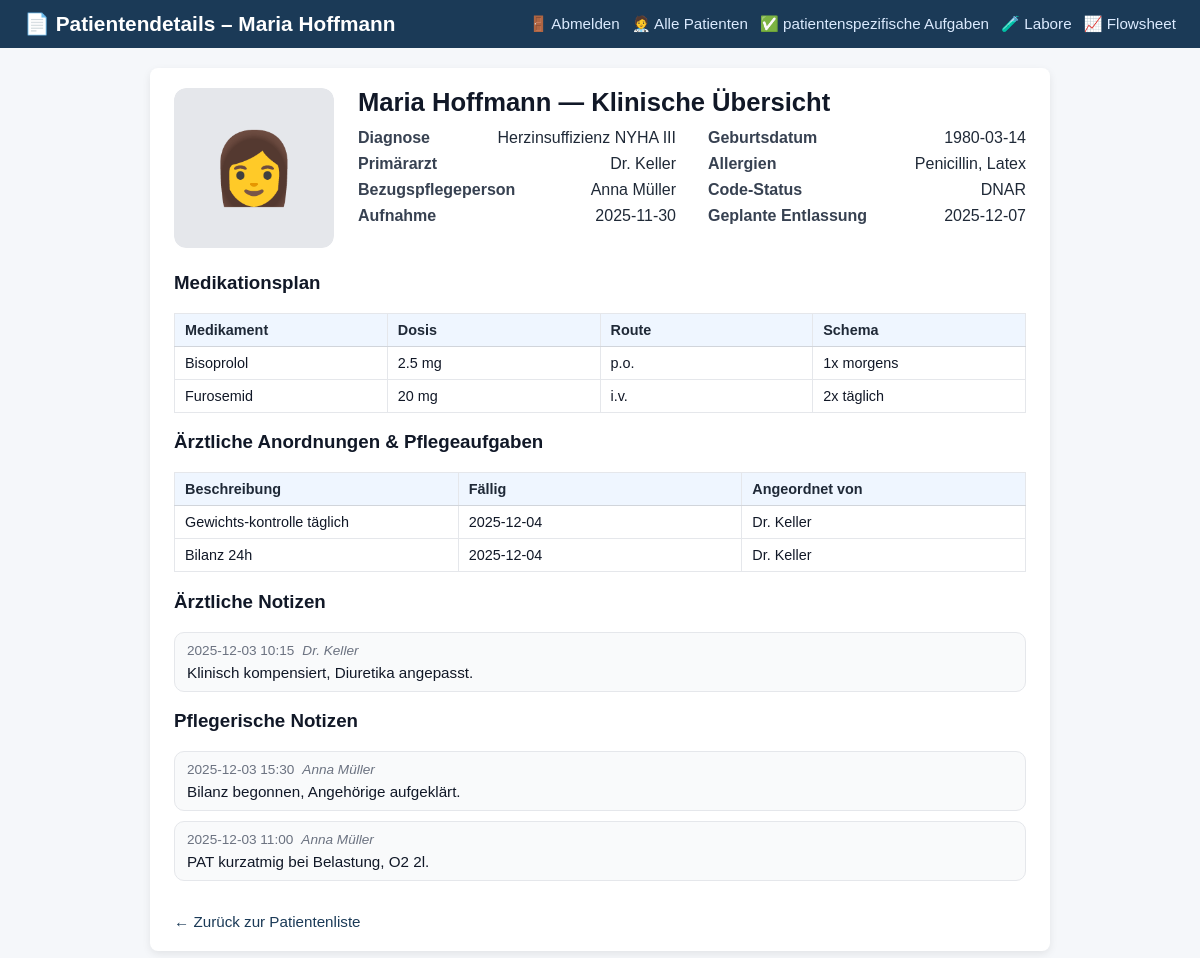
/patient/1, run on the app's committed database.
### tables this page shows
CREATE TABLE patients (
    id INTEGER PRIMARY KEY AUTOINCREMENT,
    patient_identifier TEXT NOT NULL,
    name TEXT NOT NULL,
    gender TEXT,
    dob TEXT,
    room TEXT,
    diagnosis TEXT,
    bezugspflege_id INTEGER,
    allergies TEXT,
    code_status TEXT,
    admission_date TEXT,
    expected_discharge TEXT,
    primary_doctor TEXT,
    photo_filename TEXT,
    FOREIGN KEY (bezugspflege_id) REFERENCES nurses(id)
);

CREATE TABLE nurses (
    id INTEGER PRIMARY KEY AUTOINCREMENT,
    name TEXT NOT NULL
);

CREATE TABLE medications (
    id INTEGER PRIMARY KEY AUTOINCREMENT,
    patient_id INTEGER NOT NULL,
    name TEXT NOT NULL,
    dose TEXT,
    route TEXT,
    schedule TEXT,
    next_due TEXT,
    due_time TEXT,
    completed INTEGER DEFAULT 0,
    given INTEGER DEFAULT 0,
    not_given INTEGER DEFAULT 0,
    last_given_by TEXT,
    last_given_at TEXT,
    FOREIGN KEY (patient_id) REFERENCES patients(id)
);

CREATE TABLE orders (
    id INTEGER PRIMARY KEY AUTOINCREMENT,
    patient_id INTEGER NOT NULL,
    description TEXT NOT NULL,
    due_date TEXT,
    due_time TEXT,
    status TEXT,
    ordered_by TEXT,
    type TEXT,
    completed INTEGER DEFAULT 0,
    FOREIGN KEY (patient_id) REFERENCES patients(id)
);

CREATE TABLE doctor_notes (
    id INTEGER PRIMARY KEY AUTOINCREMENT,
    patient_id INTEGER NOT NULL,
    note TEXT NOT NULL,
    created_at TEXT,
    author TEXT,
    FOREIGN KEY (patient_id) REFERENCES patients(id)
);

CREATE TABLE nurse_notes (
    id INTEGER PRIMARY KEY AUTOINCREMENT,
    patient_id INTEGER NOT NULL,
    note TEXT NOT NULL,
    created_at TEXT,
    author TEXT,
    FOREIGN KEY (patient_id) REFERENCES patients(id)
);

### app.py (the view)
@app.route("/patient/<int:patient_id>", methods=["GET", "POST"])
def patient_detail(patient_id):
    conn = get_connection()
    cur = conn.cursor()
    cur.execute("""
        SELECT
            p.id,
            p.patient_identifier,
            p.name,
            p.gender,
            p.dob,
            p.room,
            p.diagnosis,
            p.bezugspflege_id,
            p.allergies,
            p.code_status,
            p.admission_date,
            p.expected_discharge,
            p.primary_doctor,
            p.photo_filename,
            n.name AS bezugspflege_name
        FROM patients p
        LEFT JOIN nurses n ON p.bezugspflege_id = n.id
        WHERE p.id = ?;
    """, (patient_id,))
    patient = cur.fetchone()
    cur.execute("SELECT id, name FROM nurses ORDER BY name;")
    nurses = cur.fetchall()
    cur.execute("""
        SELECT id, name, dose, route, schedule
        FROM medications
        WHERE patient_id = ?
            AND (given IS NULL OR given = 0)
            AND (not_given IS NULL OR not_given = 0)
        ORDER BY name;
    """, (patient_id,))
    meds = cur.fetchall()
    cur.execute("""
        SELECT description, due_date, status, ordered_by, type
        FROM orders
        WHERE patient_id = ?
        ORDER BY due_date;
    """, (patient_id,))
    orders = cur.fetchall()
    cur.execute("""
        SELECT note, created_at, author
        FROM doctor_notes
        WHERE patient_id = ?
        ORDER BY created_at DESC;
    """, (patient_id,))
    doctor_notes = cur.fetchall()
    cur.execute("""
        SELECT note, created_at, author
        FROM nurse_notes
        WHERE patient_id = ?
        ORDER BY created_at DESC;
    """, (patient_id,))
    nurse_notes = cur.fetchall()
    cur.execute("""
        SELECT alert, severity, created_at
        FROM ai_alerts
        WHERE patient_id = ?
        ORDER BY datetime(created_at) DESC;
    """, (patient_id,))
    alerts = cur.fetchall()
    current_nurse = get_current_nurse(conn)
    conn.close()
    conn.close()
    return render_template(
        "patient_detail.html",
        alerts=alerts,
        current_nurse=current_nurse,
        patient=patient,
        nurses=nurses,
        meds=meds,
        orders=orders,
        doctor_notes=doctor_notes,
        nurse_notes=nurse_notes,
    )

### app.py (called while the page is built, shortened)
def get_connection():
    conn = sqlite3.connect(DB_PATH)
    conn.row_factory = sqlite3.Row
    return conn

def get_current_nurse(conn=None):
    nurse_id = session.get("current_nurse_id")
    if not nurse_id:
        return None

### templates/patient_detail.html (shortened to what this page needs)
<!DOCTYPE html>
<html>
<head>
    <link rel="stylesheet" href="{{ url_for('static', filename='styles.css') }}">
</head>
<body>
<div class="header">
    <div class="header-title">
        <span>📄 Patientendetails – {{ patient.name }}</span>
    </div>
    <div class="nav-links">
        <a href="{{ url_for('logout') }}">🚪 Abmelden</a>
        <a href="{{ url_for('home') }}">🧑‍⚕️ Alle Patienten</a>
        <a href="{{ url_for('tasks_view', patient_id=patient.id) }}">✅ patientenspezifische Aufgaben</a>
        <a href="{{ url_for('labs_view', patient_id=patient.id) }}"><span class="icon">🧪</span> Labore</a>
        <a href="{{ url_for('flowsheet', patient_id=patient.id) }}">📈 Flowsheet</a>
    </div>
</div>
    <div class="container">
<div class="patient-header-block">
    <div class="patient-photo-container">
    {% if patient["photo_filename"] %}
        <img src="{{ url_for('static', filename='uploads/' ~ patient['photo_filename']) }}"
             alt="Patientenfoto"
             class="patient-photo-img">
    {% else %}
        <div class="patient-photo-placeholder">
            {% if patient['gender'] == 'F' %}
                👩
            {% elif patient['gender'] == 'M' %}
                👨
            {% else %}
                🙂
            {% endif %}
        </div>
    {% endif %}
    </div>
    <div class="clinical-info-column">
        <h1 class="patient-header-title">
            {{ patient["name"] }} — Klinische Übersicht</h1>
        <div class="clinical-summary-grid">
            <div class="clinical-col">
                <div class="field-row">
                    <span class="field-label">Diagnose</span>
                    <span class="field-value">{{ patient["diagnosis"] or "—" }}</span>
                </div>
                <div class="field-row">
                    <span class="field-label">Primärarzt</span>
                    <span class="field-value">{{ patient["primary_doctor"] or "—" }}</span>
                </div>
                <div class="field-row">
                    <span class="field-label">Bezugspflegeperson</span>
                    <span class="field-value">{{ patient["bezugspflege_name"] or "—" }}</span>
                </div>
                <div class="field-row">
                    <span class="field-label">Aufnahme</span>
                    <span class="field-value">{{ patient["admission_date"] or "—" }}</span>
                </div>
            </div>
            <div class="clinical-col">
                <div class="field-row">
                    <span class="field-label">Geburtsdatum</span>
                    <span class="field-value">{{ patient["dob"] or "—" }}</span>
                </div>
                <div class="field-row">
                    <span class="field-label">Allergien</span>
                    <span class="field-value">
                        {% if patient["allergies"] %}
                            {{ patient["allergies"] }}
                        {% else %}
                            —
                        {% endif %}
                    </span>
                </div>
                <div class="field-row">
                    <span class="field-label">Code-Status</span>
                    <span class="field-value">
                        {% if patient["code_status"] %}
                            {{ patient["code_status"] }}
                        {% else %}
                            —
                        {% endif %}
                    </span>
                </div>
                <div class="field-row">
                    <span class="field-label">Geplante Entlassung</span>
                    <span class="field-value">{{ patient["expected_discharge"] or "—" }}</span>
                </div>
            </div>
        </div>
    </div>
</div>
<h3>Medikationsplan</h3>
{% if meds %}
    <table class="detail-table">
        <thead>
            <tr>
                <th>Medikament</th>
                <th>Dosis</th>
                <th>Route</th>
                <th>Schema</th>
            </tr>
        </thead>
        <tbody>
            {% for m in meds %}
                <tr>
                    <td>{{ m["name"] }}</td>
                    <td>{{ m["dose"] }}</td>
                    <td>{{ m["route"] }}</td>
                    <td>{{ m["schedule"] }}</td>
                </tr>
            {% endfor %}
        </tbody>
    </table>
{% else %}
    <p>Keine Medikation dokumentiert.</p>
{% endif %}
<h3>Ärztliche Anordnungen & Pflegeaufgaben</h3>
{% if orders %}
    <table class="detail-table">
        <thead>
            <tr>
                <th>Beschreibung</th>
                <th>Fällig</th>
                <th>Angeordnet von</th>
            </tr>
        </thead>
        <tbody>
            {% for o in orders %}
                <tr>
                    <td>{{ o["description"] }}</td>
                    <td>{{ o["due_date"] or "—" }}</td>
                    <td>{{ o["ordered_by"] or "—" }}</td>
                </tr>
            {% endfor %}
        </tbody>
    </table>
{% else %}
    <p>Keine offenen Anordnungen/Pflegeaufgaben dokumentiert.</p>
{% endif %}
<h3>Ärztliche Notizen</h3>
{% if doctor_notes %}
    <ul class="note-list">
        {% for n in doctor_notes %}
            <li class="note-item">
                <div class="note-meta">
                    <span class="note-time">{{ n["created_at"].replace("T", " ") }}</span>
                    <span class="note-author">{{ n["author"] }}</span>
                </div>
                <div class="note-text">
                    {{ n["note"] }}
                </div>
            </li>
        {% endfor %}
    </ul>
{% else %}
    <p>Keine ärztlichen Notizen dokumentiert.</p>
{% endif %}
<h3>Pflegerische Notizen</h3>
{% if nurse_notes %}
    <ul class="note-list">
        {% for n in nurse_notes %}
            <li class="note-item">
                <div class="note-meta">
                    <span class="note-time">{{ n["created_at"].replace("T", " ") }}</span>
                    <span class="note-author">{{ n["author"] }}</span>
                </div>
                <div class="note-text">
                    {{ n["note"] }}
                </div>
            </li>
        {% endfor %}
    </ul>
{% else %}
    <p>Keine pflegerischen Notizen dokumentiert.</p>
{% endif %}
        <a href="{{ url_for('home') }}" class="back-link">← Zurück zur Patientenliste</a>
    </div>
</body>
</html>

### static/styles.css (style rules this page uses)
* { box-sizing: border-box; }
body { font-family: Arial, sans-serif; background: #f5f7fa; margin: 0; padding: 0; color: #111827; }
.header { background: #1b3a57; color: white; padding: 12px 24px; display: flex; align-items: center; justify-content: space-between; gap: 12px; }
.header-title { display: flex; align-items: center; gap: 10px; font-size: 1.3rem; font-weight: bold; flex-wrap: wrap; }
.nav-links { display: flex; gap: 12px; align-items: center; flex-wrap: wrap; justify-content: flex-end; }
.nav-links a { color: #dbeafe; text-decoration: none; font-size: 0.95rem; }
.container { width: 80%; max-width: 900px; margin: 20px auto; background: white; padding: 20px 24px; border-radius: 8px; box-shadow: 0 3px 8px rgba(0,0,0,0.08); }
.back-link { display: inline-block; margin-top: 16px; color: #1b3a57; text-decoration: none; font-size: 0.95rem; }
.data-table, .detail-table, .simple-table { width: 100%; border-collapse: collapse; font-size: 0.9rem; table-layout: fixed; }
.data-table thead th, .detail-table thead th, .simple-table thead th { background: #eff6ff; font-weight: 600; color: #1f2937; text-align: left; padding: 8px 10px; border-bottom: 1px solid #d1d5db; white-space: normal; overflow-wrap: anywhere; word-break: break-word; }
.data-table td, .detail-table td, .simple-table td { padding: 8px 10px; border-bottom: 1px solid #e5e7eb; vertical-align: top; white-space: normal; overflow-wrap: anywhere; word-break: break-word; }
.detail-table th, .detail-table td { border: 1px solid #e5e7eb; }
.note-list { list-style: none; padding: 0; margin: 0 0 16px 0; }
.note-item { border-radius: 10px; padding: 10px 12px; margin-bottom: 10px; background: #f9fafb; border: 1px solid #e5e7eb; }
.note-meta { font-size: 0.85rem; color: #6b7280; margin-bottom: 6px; display: flex; gap: 8px; flex-wrap: wrap; }
.note-time { font-weight: 500; }
.note-author { font-style: italic; }
.note-text { font-size: 0.95rem; color: #111827; white-space: normal; overflow-wrap: anywhere; }
.patient-header-block { display: flex; gap: 24px; align-items: flex-start; margin-bottom: 24px; }
.clinical-info-column { flex-grow: 1; }
.patient-header-title { margin: 0 0 12px 0; font-size: 1.6rem; font-weight: bold; }
.clinical-summary-grid { display: grid; grid-template-columns: 1fr 1fr; gap: 16px 32px; }
.clinical-col { display: flex; flex-direction: column; gap: 8px; }
.field-row { display: flex; justify-content: space-between; gap: 12px; }
.field-label { font-weight: 600; color: #374151; }
.field-value { text-align: right; color: #1f2937; max-width: 250px; overflow-wrap: anywhere; }
.patient-photo-container { position: relative; width: 160px; height: 160px; border-radius: 12px; overflow: hidden; cursor: pointer; flex: 0 0 auto; }
.patient-photo-placeholder { width: 100%; height: 100%; background: #e5e7eb; display: flex; justify-content: center; align-items: center; font-size: 70px; border-radius: 12px; }

### data on the page
patients: name "Maria Hoffmann", diagnosis "Herzinsuffizienz NYHA III", primary_doctor "Dr. Keller", admission_date "2025-11-30", dob "1980-03-14", allergies "Penicillin, Latex", code_status "DNAR", expected_discharge "2025-12-07"
nurses: name "Anna Müller"
medications: name "Bisoprolol", dose "2.5 mg", route "p.o.", schedule "1x morgens"
medications: name "Furosemid", dose "20 mg", route "i.v.", schedule "2x täglich"
orders: description "Gewichts-kontrolle täglich", due_date "2025-12-04", ordered_by "Dr. Keller"
orders: description "Bilanz 24h", due_date "2025-12-04", ordered_by "Dr. Keller"
doctor_notes: created_at.replace "2025-12-03 10:15", author "Dr. Keller", note "Klinisch kompensiert, Diuretika angepasst."
nurse_notes: created_at.replace "2025-12-03 15:30", author "Anna Müller", note "Bilanz begonnen, Angehörige aufgeklärt."
nurse_notes: created_at.replace "2025-12-03 11:00", author "Anna Müller", note "PAT kurzatmig bei Belastung, O2 2l."
